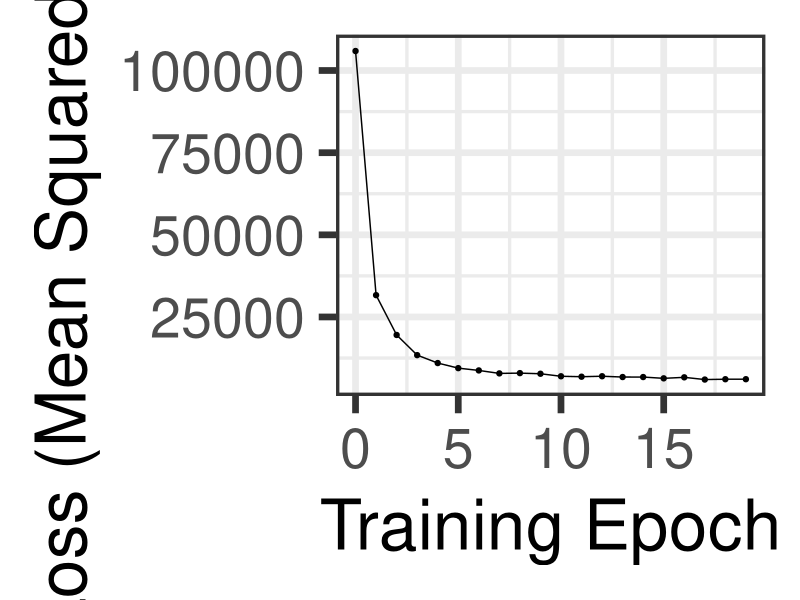
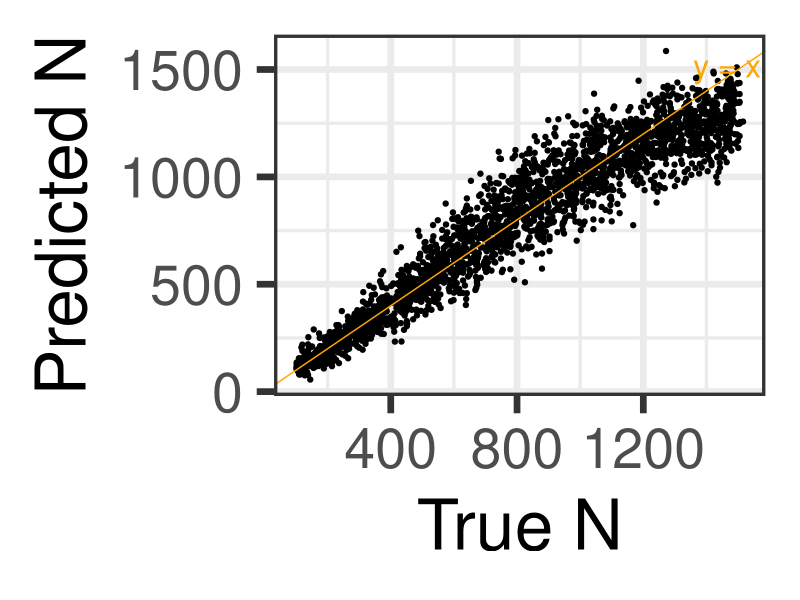
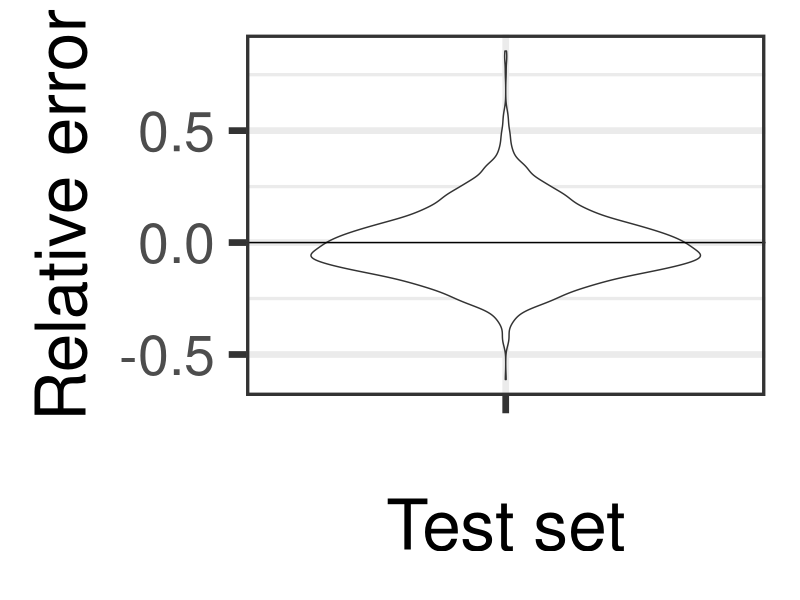
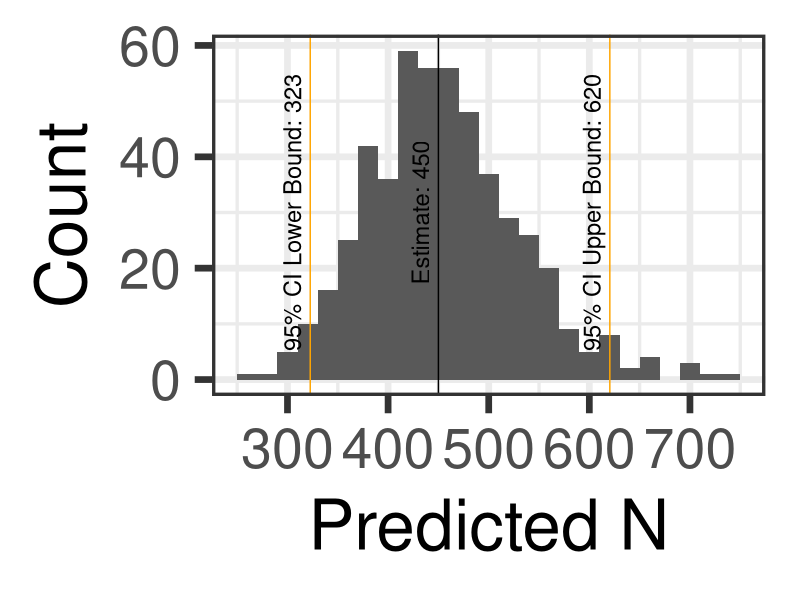
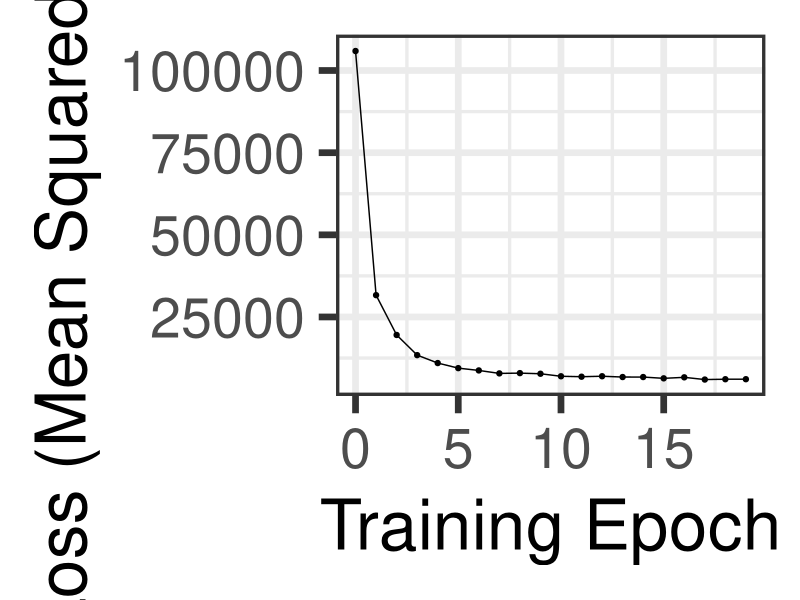
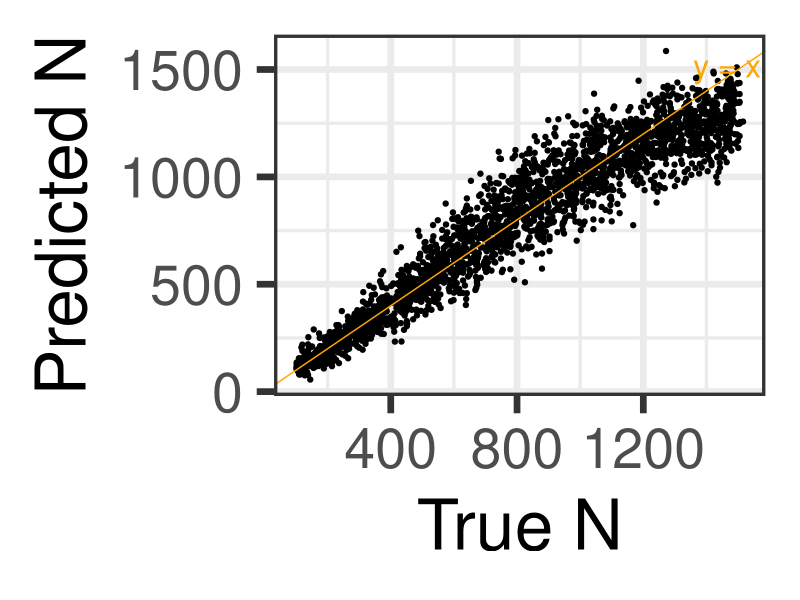
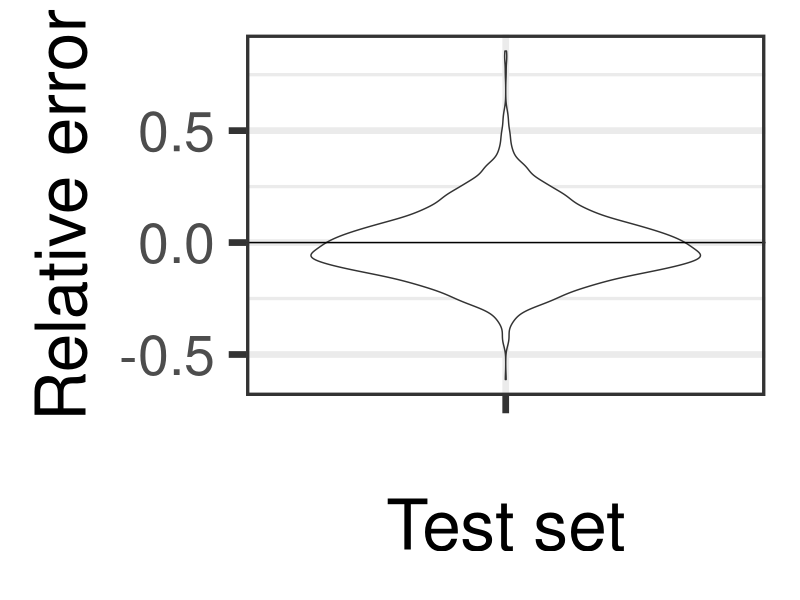
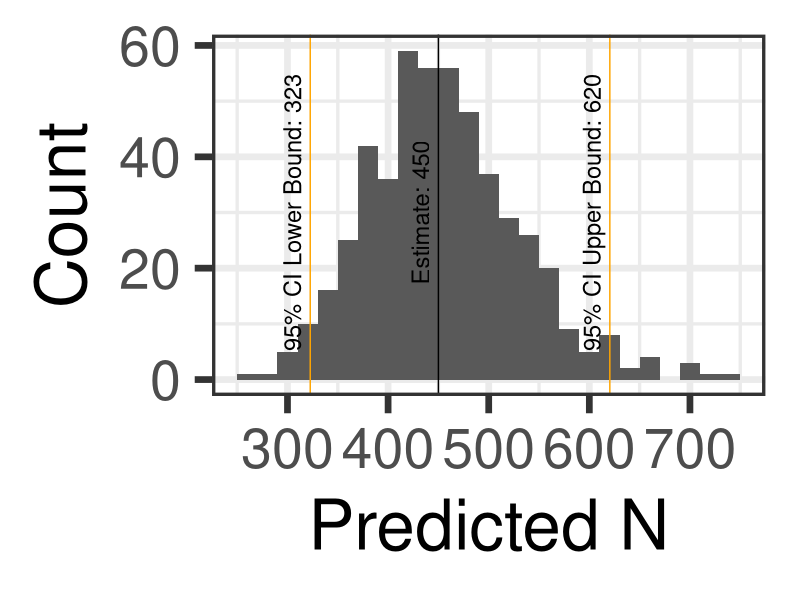

The R source for these figures, in order:
library(tidyverse)
theme_set(theme_bw(base_size = 50))

## Training history
hist <- read.csv("network_output/training_hist.csv")
hist <- hist %>% rename(Epoch = train_x, Loss = train_loss)

ggplot(hist, aes(x = Epoch, y = Loss)) +
  geom_point() +
  geom_line() +
  scale_color_viridis_d() +
  xlab("Training Epoch") +
  ylab("Loss (Mean Squared Error)")
ggsave("network_output/training_hist.png")

## Performance on held out test set of simulations ##
test_set <- read.csv("network_output/test_res.csv")
test_set <- mutate(test_set, error = pred - N,
                  rel_error = error/N)

ggplot(test_set, aes(x = N, y = pred)) +
  geom_point() +
  xlab("True N") +
  ylab("Predicted N") +
  geom_abline(slope = 1, color = "orange") +
  annotate(geom = "text",
           label = "y = x",
           x = max(test_set$N) - 50,
           y = max(test_set$N),
           color = "orange",
           size = 8)
ggsave("../paper_figures/elephant_tvsp.png", width = 10, height = 10)

ggplot(test_set, aes(x = "", y = rel_error)) +
  geom_violin() +
  geom_hline(yintercept = 0) +
  ylab("Relative error") +
  xlab("Test set")
ggsave("../paper_figures/elephant_violin.png", width = 10, height = 10)

# Mean relative absolute error
(elephant_mrae <- mean(abs(test_set$rel_error)))

## Parametric bootstrapping
bootstrap <- read.csv("network_output/bootstrap_reps.csv")
# Point estimate
estimate <- unique(bootstrap$estimate)[1]
# 95% Confidence interval
ci = quantile(bootstrap$pred, probs = c(0.025, 0.975))
lower = ci[1]
upper = ci[2]
labels = c(paste("95% CI Lower Bound:", round(lower, 0)),
           paste("95% CI Upper Bound:", round(upper, 0)),
           paste("Estimate:", round(estimate, 0)))

ggplot(bootstrap, aes(x = pred)) +
  geom_histogram(binwidth = 20) +
  geom_vline(xintercept = estimate) +
  geom_vline(xintercept = lower, color = "orange") +
  geom_vline(xintercept = upper, color = "orange") +
  xlab("Predicted N") +
  ylab("Count") +
  annotate(geom = "text",
          label = labels,
          x = c(lower, upper, estimate),
          y = 30,
          angle = 90,
          vjust = -0.5,
          size = 6)
ggsave("../paper_figures/bootstrap_histogram.png", width = 10, height = 10)




